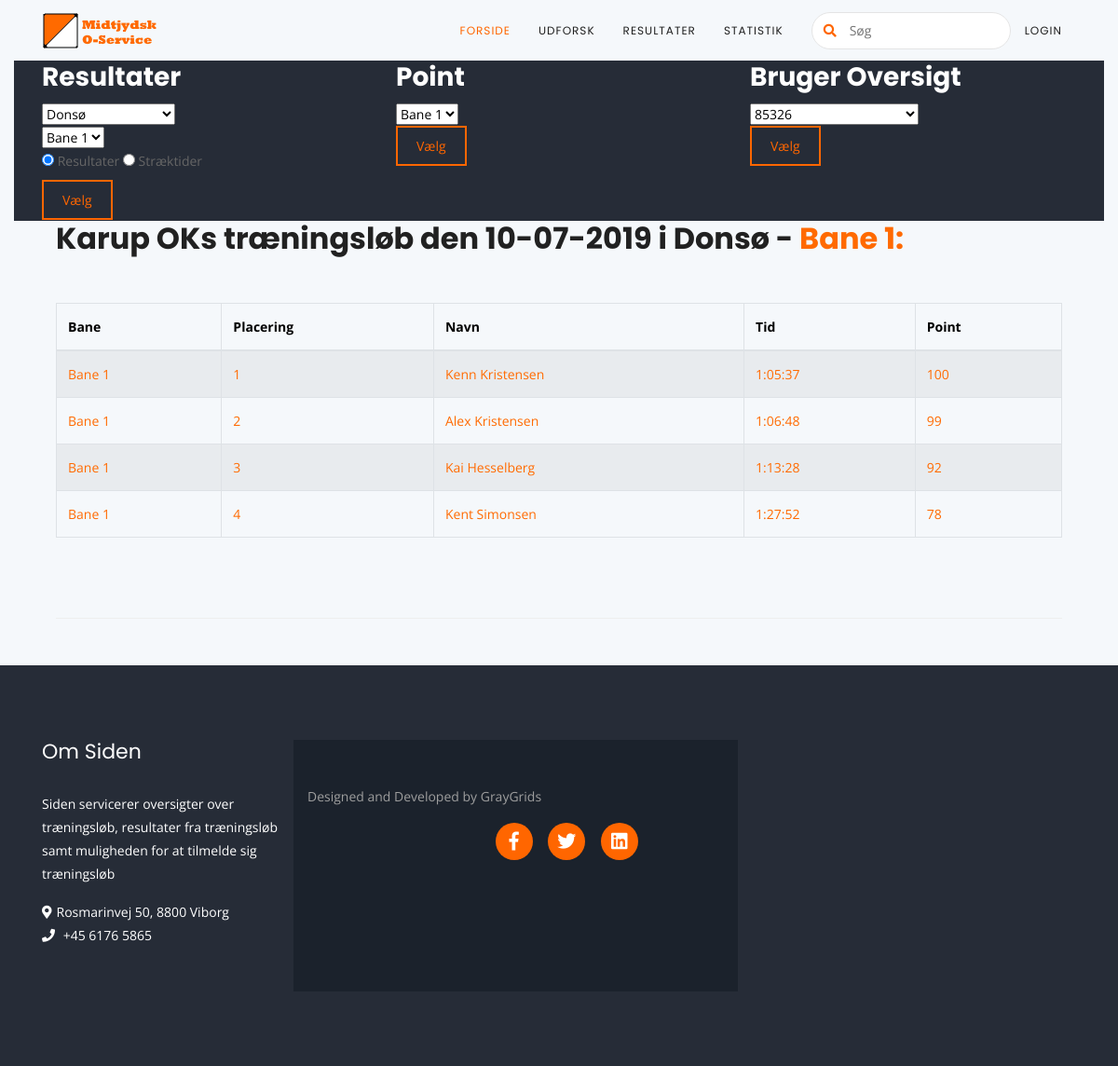
/beregn/vis_resultater, run on the app's committed database.
### app/models.py (models this page shows)
class Klub(db.Model):
    id = db.Column(db.Integer, primary_key=True)
    langtnavn = db.Column(db.String(80))
    kortnavn = db.Column(db.String(40))
    tom = db.Column(db.String(10))
    medlem = db.relationship('Medlemmer', backref="Medlemmer", lazy='dynamic')
    konkurrence = db.relationship('Konkurrence', backref="Konkurrence", lazy='dynamic')

class Konkurrence(db.Model):
    id = db.Column(db.Integer, primary_key = True)
    konkurrence_type = db.Column(db.String(80))
    resultatOK = db.Column(db.Integer())
    skov = db.Column(db.String(80))
    timestamp = db.Column(db.DateTime, index=True, default=datetime.utcnow)
    resultater = db.Column(db.String(4))
    dato = db.Column(db.Date())
    path = db.Column(db.String(80))
    mappenavn = db.Column(db.String(40))
    klub_id = db.Column(db.Integer, db.ForeignKey("klub.id"))
    grunddata_id = db.Column(db.Integer, db.ForeignKey("grunddata.id"))

class Deltager(db.Model):
    id = db.Column(db.Integer, primary_key = True)
    bane = db.Column(db.String(10))
    placering = db.Column(db.Integer)
    status = db.Column(db.String(20))
    statuskode = db.Column(db.Integer)
    tid = db.Column(db.String(20))
    tidSekunder = db.Column(db.Integer)
    strak = db.Column(db.String(200))
    point = db.Column(db.Integer)
    emit_Brik = db.Column(db.Integer)
    medlemmer_id = db.Column(db.Integer, db.ForeignKey("medlemmer.id"), index=True,)
    konkurrence_id = db.Column(db.Integer, db.ForeignKey("konkurrence.id"), index=True,)
    deltager_strak = db.relationship('deltager_strak', backref="deltager_strak", lazy='dynamic')

class Medlemmer(db.Model):
    id = db.Column(db.Integer, primary_key = True)
    navn = db.Column(db.String(80))
    navn_ok = db.Column(db.Integer)
    emitbrik = db.Column(db.Integer)
    samlet_point = db.Column(db.Integer)
    klub_id = db.Column(db.Integer, db.ForeignKey('klub.id'))

### app/beregn/routes.py (the view, shortened to what this page needs)
@bp.route('/vis_resultater', methods=['GET', 'POST'])
def vis_resultater():
    form1 = Straktider(form_name1='Straktider')
    form2 = Point(form_name2='Point')
    form3 = brugerbaner(form_name3='brugerbaner')
    form3.brugerbaner.choices = [(str(row.id), row.navn) for row in Medlemmer.query.order_by(Medlemmer.navn).all()]
    form1.konkurrence.choices = [(str(row.id), row.skov) for row in Konkurrence.query.filter(Konkurrence.resultatOK==1).order_by(Konkurrence.id.desc()).all()]
    form1.bane.choices = [(row.baneNavn, row.baneNavn) for row in Baner.query.all()]
    loeb_temp = Konkurrence.query.filter(Konkurrence.resultatOK==1).order_by(Konkurrence.id.desc()).first()
    loeb = loeb_temp.id
    resultat = resultater('Bane 1', loeb)
    art = 'resultat'
    skov = hent_sensteskov(loeb)
    skov1 = skov.skov
    klubid = skov.klub_id
    klub = hent_klub(klubid)
    klub = klub.langtnavn
    tid = skov.dato
    tid = tid.strftime("%d-%m-%Y")
    if request.method == 'GET':
        return render_template('beregn/resultater.html', art=art, resultat=resultat, skov=skov1, klub=klub, bane="Bane 1", tid=tid, form1=form1, form2=form2, form3=form3)

### app/beregn/forms.py
class Straktider(FlaskForm):
    form_name1 = HiddenField('Form Name')
    konkurrence = SelectField('Konkurrence:', validators=[DataRequired()], id='select_konkurrence')
    bane = SelectField('Bane:', validators=[DataRequired()], id='select_bane')
    art = RadioField('Hvad:', validators=[DataRequired()], choices=[('resultat', 'Resultater'),('straktider', 'Stræktider')], default='resultat' ,id='select_type')
    submit1 = SubmitField('Vælg')

class Point(FlaskForm):
    form_name2 = HiddenField('Form Name')
    banepoint = SelectField('Banepoint', validators=[DataRequired()], choices=[('Bane 1', 'Bane 1'), ('Bane 2', 'Bane 2'), ('Bane 3', 'Bane 3'), ('Bane 4', 'Bane 4'), ('Bane 5', 'Bane 5')], id='select_bane_point')
    submit2 = SubmitField('Vælg', id='point')

### app/beregn/controllerloeb.py (called while the page is built)
def hent_sensteskov(loebnr):
    Skov1 = Konkurrence.query.filter_by(id=loebnr).first_or_404()
    return Skov1

def hent_klub(klubid):
    klub1 = Klub.query.filter_by(id=klubid).first_or_404()
    return klub1

def resultater(bane, loeb):
    deltagerklar = []
    deltager = dict()
    for k, d, m in db.session.query(Konkurrence, Deltager, Medlemmer).\
        filter(Konkurrence.id==loeb).\
        filter(Konkurrence.id==Deltager.konkurrence_id).\
        filter(Deltager.medlemmer_id==Medlemmer.id).\
        filter(Deltager.bane==bane).all():
            deltager = dict()
            deltager['Bane'] = d.bane
            deltager['Placering'] = str(d.placering)
            deltager['Navn'] = m.navn
            deltager['Tid'] = d.tid
            deltager['Point'] = str(d.point)
            deltagerklar.append(deltager)
    return deltagerklar

### app/main/routes.py (called while the page is built)
@bp.before_app_request
def before_request():
    if current_user.is_authenticated:
        current_user.last_seen = datetime.utcnow()
        db.session.commit()
        g.search_form = SearchForm()
    g.locale = str(get_locale())

### app/templates/beregn/resultater.html (shortened to what this page needs)
{% extends "base.html" %}
{% import 'bootstrap/wtf.html' as wtf %}
{% import 'macros/bootstrap_wtf.html' as b_wtf %}
{% block app_content %}
<div class="header-hero-area">
    <div class="container">
        <div class="row">
			<div class="col-md-4">
					<h3 class="text-white">Resultater</h3>
					<form action="" method="POST" class="">
						{{ form1.hidden_tag() }} {{ form1.form_name }} {{ form1.konkurrence }}<br>{{ form1.bane }}<br>
						{% for subfield in form1.art %}
							<tr>
								<td>{{ subfield }}</td>
								<td>{{ subfield.label }}</td>
							</tr>
						{% endfor %}
						<br>{{ form1.submit1(class="btn btn-outline btn-xs")}}
					</form>
			</div>
			<div class="col-md-4">
				<h3 class="text-white">Point</h3>
				<form action="" method="POST" class="">
					{{ form2.hidden_tag() }} {{ form2.form_name }} {{ form2.banepoint }}<br>
					{{ form2.submit2(class="btn btn-outline btn-xs")}}
				</form>
			</div>
			<div class="col-md-4">
				<h3 class="text-white">Bruger Oversigt</h3>
					<form action="" method="POST">
						{{ form3.hidden_tag() }} {{ form3.form_name }} {{ form3.brugerbaner }}<br>
						{{ form3.submit3(class="btn btn-outline btn-xs")}}
					</form>
			</div>
		</div>
	</div>
</div>
	<div class="container">
		<div class="row">
			<div class="col-md-12">
			{% if art == 'resultat' %}
				{% include 'beregn/_resultat.html' %}
			{% endif %}
			</div>
		</div>
	</div>
{% endblock app_content %}

### app/templates/beregn/_resultat.html
<div class="col-md-12">
	<article class="blog-post-wrapper wow fadeIn" data-wow-delay="0.3s">
		<header class="author-info">
			<h2 class="blog-post-title"><a>{{klub}}s træningsløb den {{ tid }} i {{skov}} - <span style="color: #FF6A00">{{bane}}:</span></a></h2>
		</header>
		<section class="blog-post-content">
			<div class="blog-post">
				<table id="table_id" data-toggle="table" class="table table-bordered nowrap table-striped cell-border" data-height="500" style="width:100%">
					<thead>
						{% if resultat %}
							<tr style="table-layout:auto; color: black">
								{% for key in resultat[0] %}
									<th> {{ key }} </th>
								{% endfor %}
							</tr>
						{% endif %}
					</thead>
					<tbody>
						{% for dict_item in resultat %}
						<tr style = "" class="hover">
							{% for value in dict_item.values() %}
									<td><span style= "color:#FF6A00;">{{ value }}</span></td>
							{% endfor %}
						</tr>
						{% endfor %}
					</tbody>
				</table>
            </div>
    </article>
</div>

### app/static/assets/css/main.css (style rules this page uses)
body { font-family: 'Open Sans', sans-serif; background: #F5F8FB; font-size: 14px; font-weight: 400; -webkit-box-sizing: border-box; -moz-box-sizing: border-box; box-sizing: border-box; -webkit-font-smoothing: subpixel-antialiased; color: #666; overflow-x: hidden; line-height: 25px; -webkit-backface-visibility: hidden; backface-visibility: hidden; }
a { -webkit-transition: all 0.2s linear; -moz-transition: all 0.2s linear; -o-transition: all 0.2s linear; transition: all 0.2s linear; }
h1, h2, h3, h4, h5, h6 { font-family: 'Poppins', sans-serif; margin-top: 0; font-weight: 700; color: #212121; margin-bottom: 10px; }
.btn, button { padding: 8px 30px; border-radius: 0px; font-weight: 400; color: #fff; font-size: 14px; -webkit-transition: all 0.2s linear; -moz-transition: all 0.2s linear; -o-transition: all 0.2s linear; transition: all 0.2s linear; display: inline-block; }
.btn-outline { border-width: 2px; }
.btn-xs { font-size: 14px; padding: 9px 20px; }
.blog-post-wrapper { margin-bottom: 50px; padding-bottom: 50px; border-bottom: 1px solid #eee; }
.author-info { margin-bottom: 30px; }
.blog-post-content { padding: 20px 0; }
.header-hero-area { background-color: #262C37; padding: 1px 0 1px; }

### app/static/assets/css/colors/orange.css (style rules this page uses)
a { color: #F60; }
.btn-outline { border-color: #F60; color: #F60; }

### data on the page
Klub: langtnavn "Karup OK"
Konkurrence: skov "Donsø"
Deltager: bane "Bane 1", values "1" "100", tid "1:05:37"
Medlemmer: navn "Kenn Kristensen"
Deltager: bane "Bane 1", values "2" "99", tid "1:06:48"
Medlemmer: navn "Alex Kristensen"
Deltager: bane "Bane 1", values "3" "92", tid "1:13:28"
Medlemmer: navn "Kai Hesselberg"
Deltager: bane "Bane 1", values "4" "78", tid "1:27:52"
Medlemmer: navn "Kent Simonsen"

### other printed values
{{ subfield.label }} "Resultater" "Stræktider"
{{ tid }} "10-07-2019"
{{ bane }} "Bane 1"
{{ key }} "Bane" "Placering" "Navn" "Tid" "Point"
